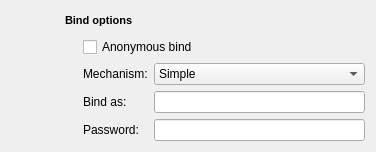
      <widget class="QWidget" name="tab">
       <attribute name="title">
        <string>Authentification</string>
       </attribute>
       <layout class="QGridLayout" name="gridLayout_3">
        <item row="2" column="1">
         <spacer name="verticalSpacer">
          <property name="orientation">
           <enum>Qt::Vertical</enum>
          </property>
          <property name="sizeHint" stdset="0">
           <size>
            <width>0</width>
            <height>0</height>
           </size>
          </property>
         </spacer>
        </item>
        <item row="0" column="0" rowspan="2">
         <layout class="QVBoxLayout" name="verticalLayout_4">
          <item>
           <widget class="QLabel" name="authLabel">
            <property name="sizePolicy">
             <sizepolicy hsizetype="Fixed" vsizetype="Fixed">
              <horstretch>0</horstretch>
              <verstretch>0</verstretch>
             </sizepolicy>
            </property>
            <property name="minimumSize">
             <size>
              <width>48</width>
              <height>48</height>
             </size>
            </property>
            <property name="text">
             <string/>
            </property>
            <property name="pixmap">
             <pixmap resource="../../luma.qrc">:/images/password_medium.png</pixmap>
            </property>
            <property name="wordWrap">
             <bool>false</bool>
            </property>
           </widget>
          </item>
          <item>
           <spacer name="verticalSpacer_3">
            <property name="orientation">
             <enum>Qt::Vertical</enum>
            </property>
            <property name="sizeHint" stdset="0">
             <size>
              <width>0</width>
              <height>0</height>
             </size>
            </property>
           </spacer>
          </item>
         </layout>
        </item>
        <item row="0" column="1" rowspan="2">
         <layout class="QGridLayout" name="gridLayout">
          <item row="1" column="0" rowspan="4">
           <spacer>
            <property name="orientation">
             <enum>Qt::Horizontal</enum>
            </property>
            <property name="sizeType">
             <enum>QSizePolicy::Fixed</enum>
            </property>
            <property name="sizeHint" stdset="0">
             <size>
              <width>12</width>
              <height>0</height>
             </size>
            </property>
           </spacer>
          </item>
          <item row="1" column="1" colspan="2">
           <widget class="QCheckBox" name="bindAnonBox">
            <property name="sizePolicy">
             <sizepolicy hsizetype="Expanding" vsizetype="Fixed">
              <horstretch>0</horstretch>
              <verstretch>0</verstretch>
             </sizepolicy>
            </property>
            <property name="minimumSize">
             <size>
              <width>0</width>
              <height>20</height>
             </size>
            </property>
            <property name="text">
             <string>Anonymous bind</string>
            </property>
           </widget>
          </item>
          <item row="2" column="1">
           <widget class="QLabel" name="textLabel4">
            <property name="sizePolicy">
             <sizepolicy hsizetype="Fixed" vsizetype="Fixed">
              <horstretch>0</horstretch>
              <verstretch>0</verstretch>
             </sizepolicy>
            </property>
            <property name="minimumSize">
             <size>
              <width>0</width>
              <height>20</height>
             </size>
            </property>
            <property name="text">
             <string>Mechanism:</string>
            </property>
            <property name="alignment">
             <set>Qt::AlignVCenter</set>
            </property>
            <property name="wordWrap">
             <bool>false</bool>
            </property>
           </widget>
          </item>
          <item row="2" column="2">
           <widget class="QComboBox" name="methodBox">
            <property name="sizePolicy">
             <sizepolicy hsizetype="Expanding" vsizetype="Fixed">
              <horstretch>0</horstretch>
              <verstretch>0</verstretch>
             </sizepolicy>
            </property>
            <property name="minimumSize">
             <size>
              <width>0</width>
              <height>20</height>
             </size>
            </property>
            <item>
             <property name="text">
              <string>Simple</string>
             </property>
            </item>
            <item>
             <property name="text">
              <string>SASL CRAM-MD5</string>
             </property>
            </item>
            <item>
             <property name="text">
              <string>SASL DIGEST-MD5</string>
             </property>
            </item>
            <item>
             <property name="text">
              <string>SASL EXTERNAL</string>
             </property>
            </item>
            <item>
             <property name="text">
              <string>SASL GSSAPI</string>
             </property>
            </item>
            <item>
             <property name="text">
              <string>SASL Login</string>
             </property>
            </item>
            <item>
             <property name="text">
              <string>SASL Plain</string>
             </property>
            </item>
           </widget>
          </item>
          <item row="3" column="1">
           <widget class="QLabel" name="textLabel10">
            <property name="sizePolicy">
             <sizepolicy hsizetype="Fixed" vsizetype="Fixed">
              <horstretch>0</horstretch>
              <verstretch>0</verstretch>
             </sizepolicy>
            </property>
            <property name="minimumSize">
             <size>
              <width>0</width>
              <height>20</height>
             </size>
            </property>
            <property name="text">
             <string>Bind as:</string>
            </property>
            <property name="alignment">
             <set>Qt::AlignVCenter</set>
            </property>
            <property name="wordWrap">
             <bool>true</bool>
            </property>
           </widget>
          </item>
          <item row="3" column="2">
           <widget class="QLineEdit" name="bindLineEdit">
            <property name="minimumSize">
             <size>
              <width>0</width>
              <height>20</height>
             </size>
            </property>
           </widget>
          </item>
          <item row="4" column="1">
           <widget class="QLabel" name="textLabel12">
            <property name="sizePolicy">
             <sizepolicy hsizetype="Fixed" vsizetype="Fixed">
              <horstretch>0</horstretch>
              <verstretch>0</verstretch>
             </sizepolicy>
            </property>
            <property name="minimumSize">
             <size>
              <width>0</width>
              <height>20</height>
             </size>
            </property>
            <property name="text">
             <string>Password:</string>
            </property>
            <property name="alignment">
             <set>Qt::AlignVCenter</set>
            </property>
            <property name="wordWrap">
             <bool>false</bool>
            </property>
           </widget>
          </item>
          <item row="4" column="2">
           <widget class="QLineEdit" name="passwordLineEdit">
            <property name="minimumSize">
             <size>
              <width>0</width>
              <height>20</height>
             </size>
            </property>
            <property name="echoMode">
             <enum>QLineEdit::Password</enum>
            </property>
           </widget>
          </item>
          <item row="0" column="0" colspan="3">
           <widget class="QLabel" name="textLabel1_4">
            <property name="sizePolicy">
             <sizepolicy hsizetype="Expanding" vsizetype="Fixed">
              <horstretch>0</horstretch>
              <verstretch>0</verstretch>
             </sizepolicy>
            </property>
            <property name="minimumSize">
             <size>
              <width>300</width>
              <height>20</height>
             </size>
            </property>
            <property name="maximumSize">
             <size>
              <width>16777215</width>
              <height>16777215</height>
             </size>
            </property>
            <property name="text">
             <string>&lt;!DOCTYPE HTML PUBLIC &quot;-//W3C//DTD HTML 4.0//EN&quot; &quot;http://www.w3.org/TR/REC-html40/strict.dtd&quot;&gt;
&lt;html&gt;&lt;head&gt;&lt;meta name=&quot;qrichtext&quot; content=&quot;1&quot; /&gt;&lt;style type=&quot;text/css&quot;&gt;
p, li { white-space: pre-wrap; }
&lt;/style&gt;&lt;/head&gt;&lt;body style=&quot; font-family:'MS Shell Dlg 2'; font-size:8.25pt; font-weight:400; font-style:normal;&quot;&gt;
&lt;p style=&quot; margin-top:0px; margin-bottom:0px; margin-left:0px; margin-right:0px; -qt-block-indent:0; text-indent:0px;&quot;&gt;&lt;span style=&quot; font-size:8pt; font-weight:600;&quot;&gt;Bind options&lt;/span&gt;&lt;/p&gt;&lt;/body&gt;&lt;/html&gt;</string>
            </property>
            <property name="wordWrap">
             <bool>false</bool>
            </property>
           </widget>
          </item>
         </layout>
        </item>
       </layout>
      </widget>
